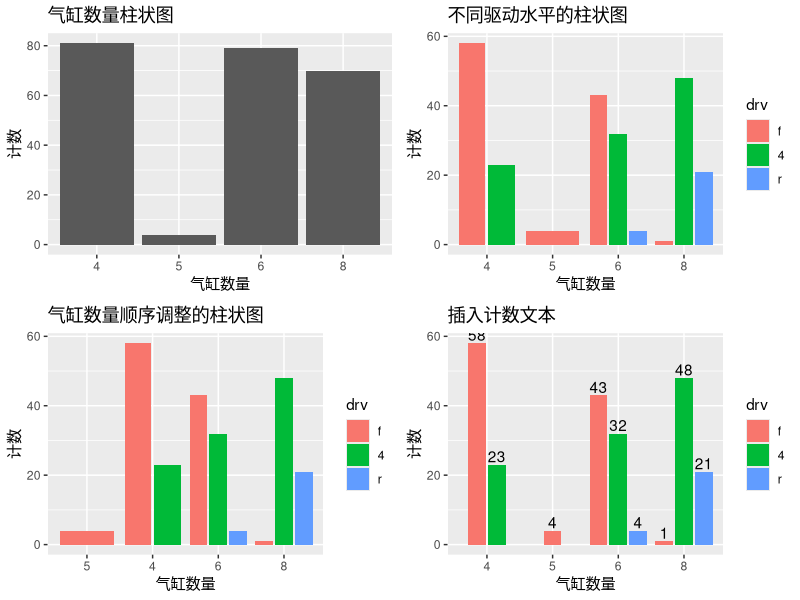
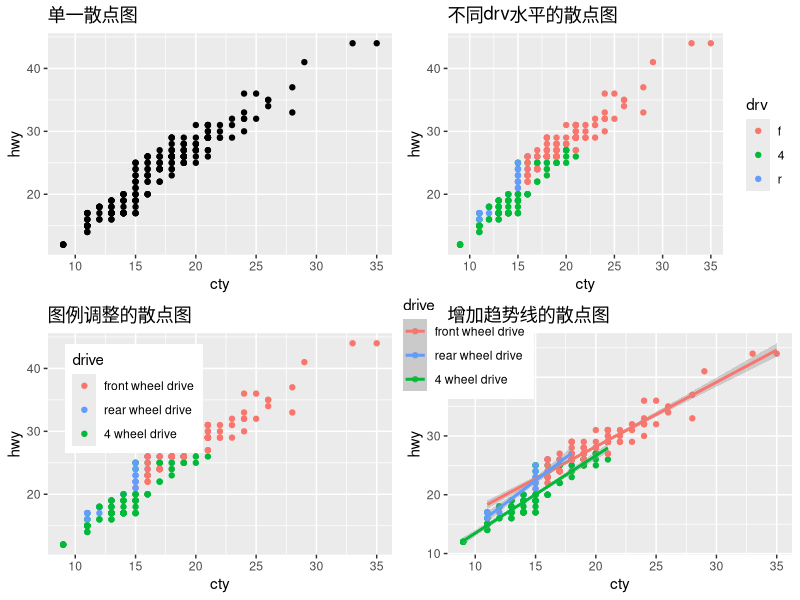
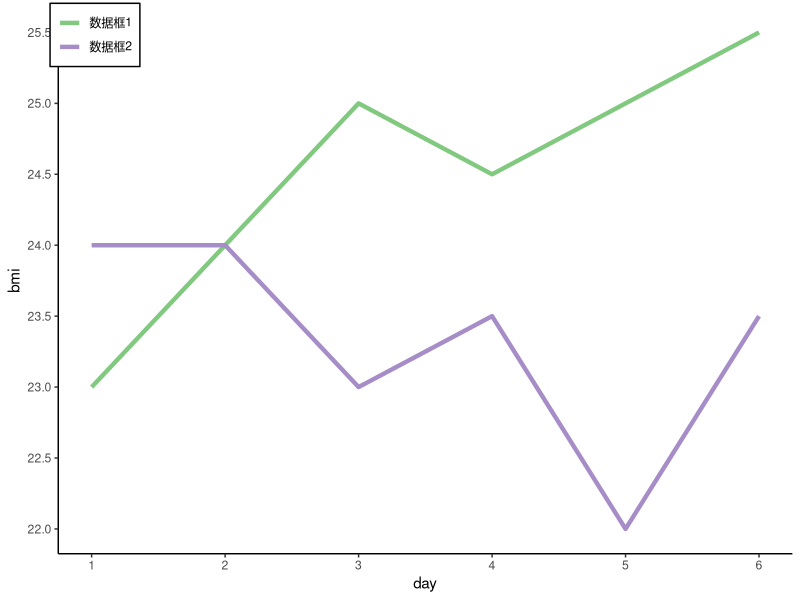
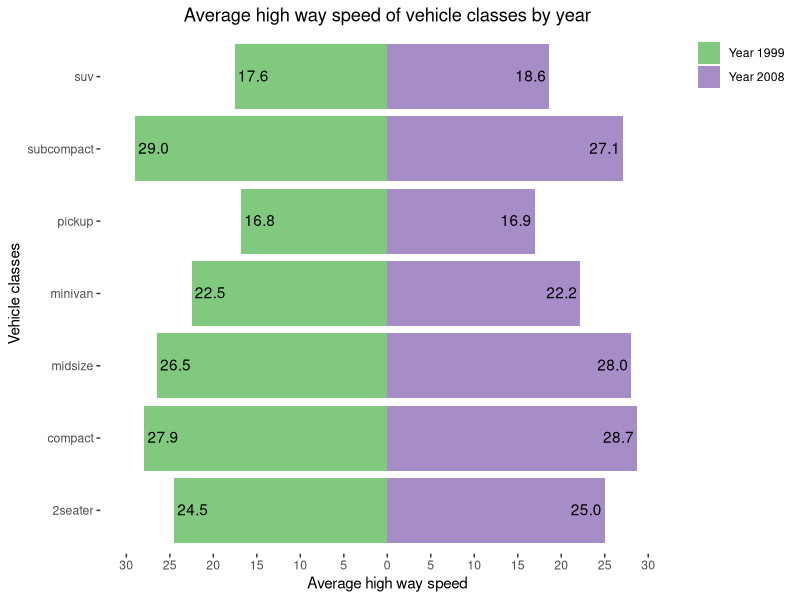
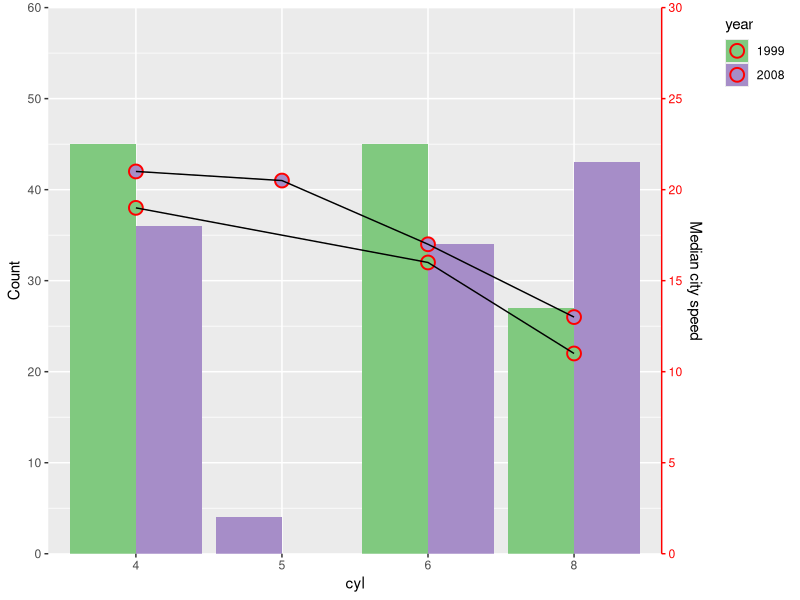
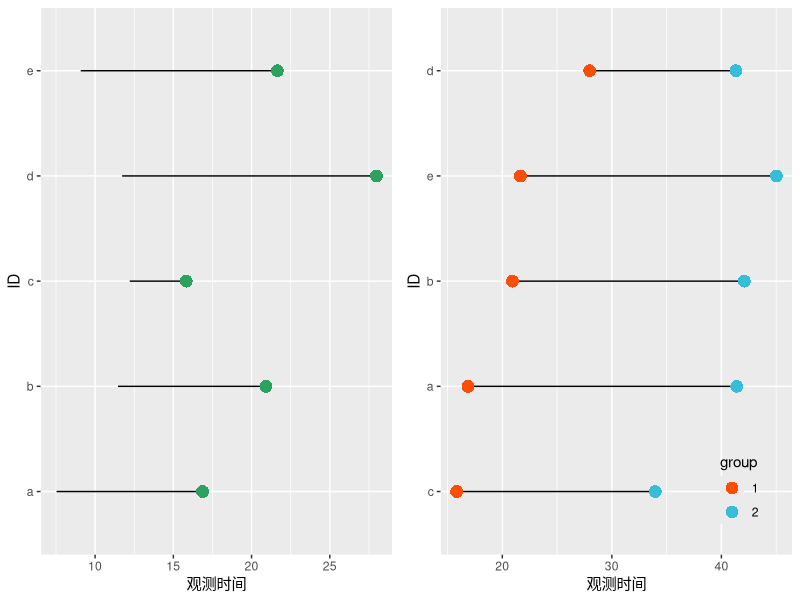

The R script that drew these images, in order:
## ---- chunk 1
# 加载包
library(tidyverse) # 作图包
library(cowplot) # 排版包

# 加载数据
data(mpg)

# 变量转换，在调整柱状图cyl顺序时需要将x轴的变量类型转为分类变量
mpg <- mpg %>% mutate(across(c(cyl,drv,fl), as_factor))

# 关于cyl的单一柱状图
p1 <- ggplot(data = mpg, aes(x = cyl)) + 
  geom_bar() +
  labs(
    title = "气缸数量柱状图",
    x = "气缸数量",
    y = "计数"
  )

# 区分drv水平的cyl柱状图
p2 <- ggplot(data = mpg, aes(x = cyl, fill = drv)) +
  geom_bar(position = position_dodge2()) +
  labs(
    title = "不同驱动水平的柱状图",
    x = "气缸数量",
    y = "计数"
  )

# 调整cyl顺序
p3 <- ggplot(data = mpg, aes(x = cyl, fill = drv)) +
  geom_bar(position = position_dodge2()) +
  scale_x_discrete(limits = c("5","4","6","8")) +
  labs(
    title = "气缸数量顺序调整的柱状图",
    x = "气缸数量",
    y = "计数"
  )

# 插入文本
p4 <- mpg %>% 
  group_by(cyl,drv) %>% 
  summarise(count = n(), .groups = "drop") %>% 
  ggplot(aes(cyl, count)) +
  geom_col( # geom_bar多用于单变量的柱状图计数，geom_col多用于两个变量的柱状图
    aes(fill = drv),
    position = position_dodge2(preserve = "single") # 柱子宽度默认为 0.9，如果不设置 preserve = 'single'，则宽度为整个分组的宽度
  ) + 
  geom_text(
    aes(label = count), # 映射对象，即文本内容
    position = position_dodge2(width = 0.9, preserve = "single"), # 文本宽度和位置需要与geom_col中的设定一致
    vjust = -0.2, # 垂直上调
    hjust = 0.5 # 水平调整
  ) +
  labs(
    title="插入计数文本",
    x = "气缸数量",
    y = "计数"
  )

plot_grid(p1, p2, p3, p4, nrow = 2)
## ---- chunk 2
# cty-hwy的单一散点图
p1 <- ggplot(data = mpg, aes(x = cty, y = hwy)) + 
  geom_point() +
  labs(title = "单一散点图")
 
# 区分drv水平的cty-hwy散点图
p2 <- ggplot(data = mpg, aes(x = cty, y = hwy, color = drv)) +
  geom_point() + 
  labs(title = "不同drv水平的散点图")

# 图例调整
p3 <- ggplot(data = mpg, aes(x = cty, y = hwy, color = drv)) +
  geom_point() + 
  scale_color_discrete( # 调整图例
    name = "drive", # 声明图例标题
    breaks = c("f", "r", "4"), # 声明图例元素
    labels = c("front wheel drive", "rear wheel drive", "4 wheel drive") #声明图例元素标签
  ) +
  theme(
    legend.position = c(0.05,0.95), # 设置图例位置 设为"top""bottom"等字符时位于图外，设为两个数字的向量时位于图内
    legend.justification = c(0,1) # 设置图例锚点
  ) +
  labs(title = "图例调整的散点图")

# 增加趋势线
p4 <- ggplot(data = mpg, aes(x = cty, y = hwy, color = factor(drv))) +
  geom_point() + 
  geom_smooth(method = "lm") +
  scale_color_discrete( 
    name = "drive", 
    breaks = c("f", "r", "4"), 
    labels = c("front wheel drive", "rear wheel drive", "4 wheel drive") 
  ) +
  theme(
    legend.position = c(0.05,0.95)
  ) +
  labs(title = "增加趋势线的散点图")
  
plot_grid(p1, p2, p3, p4, nrow = 2)
## ---- chunk 3
# 创建两个数据框
bmi_df1 <- data.frame(
  day = 1:6,
  bmi = c(23, 24, 25, 24.5, 25, 25.5)
)

bmi_df2 <- data.frame(
  day = 1:6,
  bmi = c(24, 24, 23, 23.5, 22, 23.5)
)

ggplot() + # 声明作图
  geom_line(
    data = bmi_df1, # 设置数据框
    mapping = aes(x=day, y=bmi, color="数据框1"), # 设置映射元素
    size = 1.5 # 设置线条粗细
  ) + 
  geom_line(
    data = bmi_df2, # 设置数据框
    mapping = aes(x=day, y=bmi, color="数据框2"), # 设置映射元素
    size = 1.5 # 设置线条粗细
  ) + 
  scale_color_manual(
    name = "数据框", #声明图例标题
    breaks = c("数据框1", "数据框2"), # 声明图例元素
    values = c("#80c97f","#a68dc8") # 声明图例元素对应颜色
  ) +
  scale_x_continuous(breaks=1:6) + # 设置x轴刻度
  scale_y_continuous(breaks=seq(21.5, 26, 0.5)) + # 设置y轴刻度
  theme_classic() + # 选择theme_classic主题
  theme(
    legend.position = c(0.05, 0.95),
    legend.title = element_blank(),
    legend.background = element_rect(color = "black") # 给图例添加黑边框
  )
## ---- chunk 4
# 加载数据框
data(mpg)

# 创建仅包含1999年hwy均值数据的数据框
hwy_df1 <- mpg %>% 
  filter(year==1999) %>% 
  group_by(class) %>% 
  summarise(mean_hwy = -mean(hwy)) %>% # 将hwy均值取负数，以便反向做柱状图
  select(class, mean_hwy)

# 创建仅包含2008年hwy均值数据的数据框
hwy_df2 <- mpg %>% 
  filter(year==2008) %>% 
  group_by(class) %>% 
  summarise(mean_hwy = mean(hwy)) %>% 
  select(class, mean_hwy)

ggplot() +
  geom_col(
    data = hwy_df1, # 设置数据框
    mapping = aes(x = class, y = mean_hwy, fill = "Year 1999") # 设置映射元素
  ) +
  geom_text(
    data = hwy_df1,
    mapping = aes(
      x = class, 
      y = mean_hwy, 
      label = sprintf("%0.1f", round(abs(mean_hwy), digits = 1)) # 设置文本内容为精确到小数点后一位
    ), 
    position = position_dodge2(width = 0.9, preserve = "single"), # 文本宽度和位置需要与geom_col中的设定一致
    vjust = 0.4, # 垂直下调
    hjust = -0.1 # 水平调整
  ) +
  geom_col(
    data = hwy_df2, # 设置数据框
    mapping = aes(class, mean_hwy, fill = "Year 2008") # 设置映射元素
  ) +
  geom_text(
    data = hwy_df2,
    mapping = aes(
      x = class, 
      y = mean_hwy, 
      label = sprintf("%0.1f", round(mean_hwy, digits = 1)) # 设置文本内容为精确到小数点后一位
    ), 
    position = position_dodge2(width = 0.9, preserve = "single"), # 文本宽度和位置需要与geom_col中的设定一致
    vjust = 0.4, # 垂直下调
    hjust = 1.1 # 水平调整
  ) +
  scale_fill_manual(
    name = "Year", #声明图例标题
    breaks = c("Year 1999", "Year 2008"), # 声明图例元素
    values = c("#80c97f","#a68dc8") # 声明图例元素对应颜色
  ) +
  scale_y_continuous(
    breaks = seq(-30,30,5), # 设置y轴刻度分隔
    limits = c(-30, 30), # 设置y轴最大、最小值
    labels = abs(seq(-30,30,5)) # 设置y轴刻度
  ) +
  labs(
    title = "Average high way speed of vehicle classes by year",
    x = "Vehicle classes",
    y = "Average high way speed"
  ) +
  coord_flip() + # 坐标轴翻转
  theme(
    legend.position = "right", # 设置图例位置为"right"
    legend.justification = "top", # 设置图例锚点为"top"
    legend.title = element_blank(), # 移除图例标题
    panel.grid = element_blank(), # 移除网格
    panel.background = element_blank(), # 移除背景
    plot.title = element_text(hjust = 0.5) # 标题居中
  )
## ---- chunk 5
# 加载数据框
data(mpg)

# 以cyl和year分组，分别计算不同cyl的计数以及cty的中位数
mpg %>% 
  mutate(year = as.factor(year)) %>% 
  group_by(cyl, year) %>% 
  summarise(
    count = n(),
    median_cty = median(cty)
  ) %>%
  ggplot() + # 开始绘图
  geom_col( #绘制柱状图
    aes(x = cyl, y = count, fill = year),
    position = position_dodge(preserve = "single") # 将柱子设为紧凑型
  ) +
  scale_fill_manual(
    values = c("#80c97f","#a68dc8") # 设置第一批数据year的颜色
  ) +
  geom_point(
    aes(
      x = cyl, 
      y = median_cty*2, # 由于要把两批数据放在同一个图中，所以需要按照比例缩放数据
      fill = year
    ), 
    shape = 21, # 选择第21种散点类型，即有边框的点
    size = 4, # 设置散点大小
    color = "red", # 设置散点边框颜色
    stroke = 1 # 设置散点边框大小
  ) + 
  geom_line(
    aes(
      x = cyl, 
      y = median_cty*2, # 由于要把两批数据放在同一个图中，所以需要按照比例缩放数据
      group = year # 以year分组，分别画线
    ),
    color = "black" # 将点以黑线连接
  ) +
  scale_color_manual(
    values = c("#80c97f","#a68dc8") # 设置第二批数据year的颜色
  ) +
  scale_y_continuous(
    name = "Count", # 设置左侧y轴标题
    expand = c(0,0), # 不进行y轴拓展
    limits = c(0,60), # 设置左侧y轴范围
    breaks = seq(0,60,10), # 设置左侧y轴截断点
    sec.axis = sec_axis( # 设置右侧y轴
      transform = ~./2, # 由于作图时数据都扩大了2倍，y轴刻度呈现时需要缩小对应的倍数
      name = "Median city speed", # 设置右侧y轴标题
      breaks = seq(0,30,5) # 设置右侧y轴截断点
    )
  ) +
  theme(
    axis.line.y.right = element_line(color = "red"), # 设置右侧y轴颜色
    axis.text.y.right = element_text(color = "red"),  # 设置右侧y轴标尺值颜色
    axis.ticks.y.right = element_line(color = "red"),  # 设置右侧y轴标尺颜色
    legend.position = "right", # 设置图例位置为"right"
    legend.justification = "top", # 设置图例锚点为"top"    
  )
## ---- chunk 6
set.seed(1)
# 生成棒棒糖图数据框
df_1 <- data.frame(
  ID = letters[1:5],
  time_start = rnorm(n=5, mean=20, sd=5), # 设置起始观测时间
  time_obs = rnorm(n=5, mean=10, sd=3), # 设置观测窗口期
  group = 1
)

df_2 <- df_1 %>% 
  mutate(
    time_start = time_start + rnorm(n=5, mean=20, sd=3),
    time_obs = time_obs + rnorm(n=5, mean=10, sd=2),
    group = 2
  )

df <- rbind(df_1, df_2)
df$group <- as.factor(df$group)

p1 <- ggplot(
    data = df_1,
    aes(x=time_start, y=ID)
  ) + 
  geom_segment(
    aes(x=time_start, xend=time_obs, y=ID, yend=ID) # 作出起止线段
  ) +
  geom_point(
    shape=16, size=4, color="#2ca25f" # 设置散点类型
  ) +
  labs(x = "观测时间")

p2 <- ggplot(
  data = df,
  aes(
    x = time_start, 
    y = reorder(ID, time_start), # 将y轴标尺（ID）依照time_start进行排列
    color = group) # 设置散点以group的形式标注颜色
  ) +
  geom_line(aes(group = reorder(ID, time_start)), color="black") + # 将散点以个ID组的形式连接
  geom_point(shape=16, size=4) + # 设置散点类型
  labs(y="ID", x="观测时间") +
  scale_color_manual(values=c("#FC4E07","#36BED9"))+ # 设置散点颜色
  theme(
    legend.background = element_blank(), # 清除图例背景色
    legend.position = c(0.85,0.12) # 设置图例位置
  )

plot_grid(p1, p2)
